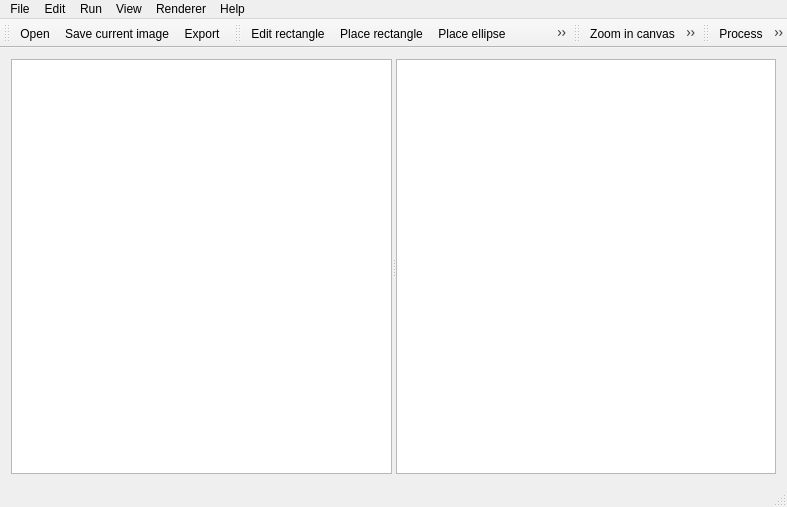
<?xml version="1.0" encoding="UTF-8"?>
<ui version="4.0">
 <class>MainWindow</class>
 <widget class="QMainWindow" name="MainWindow">
  <property name="geometry">
   <rect>
    <x>0</x>
    <y>0</y>
    <width>787</width>
    <height>507</height>
   </rect>
  </property>
  <property name="windowTitle">
   <string>MainWindow</string>
  </property>
  <widget class="QWidget" name="centralWidget">
   <layout class="QHBoxLayout" name="horizontalLayout">
    <item>
     <widget class="QSplitter" name="splitter">
      <property name="orientation">
       <enum>Qt::Horizontal</enum>
      </property>
      <widget class="GraphicsView" name="graphicsView"/>
      <widget class="QTableView" name="tableView_signal">
       <property name="maximumSize">
        <size>
         <width>600</width>
         <height>16777215</height>
        </size>
       </property>
       <property name="baseSize">
        <size>
         <width>300</width>
         <height>0</height>
        </size>
       </property>
      </widget>
     </widget>
    </item>
   </layout>
  </widget>
  <widget class="QMenuBar" name="menuBar">
   <property name="geometry">
    <rect>
     <x>0</x>
     <y>0</y>
     <width>787</width>
     <height>37</height>
    </rect>
   </property>
   <widget class="QMenu" name="menufile">
    <property name="title">
     <string>File</string>
    </property>
    <addaction name="actionopen"/>
    <addaction name="actionSave_current_image"/>
    <addaction name="actionExport"/>
    <addaction name="actionexit"/>
   </widget>
   <widget class="QMenu" name="menuview">
    <property name="title">
     <string>View</string>
    </property>
    <addaction name="actionBackground"/>
    <addaction name="actionOutline"/>
    <addaction name="separator"/>
    <addaction name="actiontransform"/>
    <addaction name="actionzoom_in_canvas"/>
    <addaction name="actionzoom_out_canvas"/>
   </widget>
   <widget class="QMenu" name="menuRender">
    <property name="title">
     <string>Renderer</string>
    </property>
    <addaction name="actionNative"/>
    <addaction name="actionOpenGL"/>
    <addaction name="actionImage"/>
    <addaction name="separator"/>
    <addaction name="actionHigh_quality"/>
   </widget>
   <widget class="QMenu" name="menuHelp">
    <property name="title">
     <string>Help</string>
    </property>
    <addaction name="actionhelp"/>
    <addaction name="separator"/>
    <addaction name="actionabout"/>
    <addaction name="actionAbout_QT"/>
   </widget>
   <widget class="QMenu" name="menuedit">
    <property name="title">
     <string>Edit</string>
    </property>
    <addaction name="actionresize_x"/>
    <addaction name="actionresize_y"/>
    <addaction name="actionresize_x_y"/>
    <addaction name="separator"/>
    <addaction name="actionplace_rectangle"/>
    <addaction name="actionPlace_ellipse"/>
    <addaction name="actionedit_rectangle"/>
    <addaction name="actionErase_rectangle"/>
   </widget>
   <widget class="QMenu" name="menuRun">
    <property name="title">
     <string>Run</string>
    </property>
    <addaction name="actionProcess"/>
    <addaction name="actionSet_Parameters"/>
    <addaction name="actionOpen_Camera"/>
    <addaction name="actionAuto_Select_Object"/>
   </widget>
   <addaction name="menufile"/>
   <addaction name="menuedit"/>
   <addaction name="menuRun"/>
   <addaction name="menuview"/>
   <addaction name="menuRender"/>
   <addaction name="menuHelp"/>
  </widget>
  <widget class="QToolBar" name="mainToolBar">
   <attribute name="toolBarArea">
    <enum>TopToolBarArea</enum>
   </attribute>
   <attribute name="toolBarBreak">
    <bool>false</bool>
   </attribute>
   <addaction name="actionopen"/>
   <addaction name="actionSave_current_image"/>
   <addaction name="actionExport"/>
  </widget>
  <widget class="QStatusBar" name="statusBar"/>
  <widget class="QToolBar" name="toolBar">
   <property name="windowTitle">
    <string>toolBar</string>
   </property>
   <attribute name="toolBarArea">
    <enum>TopToolBarArea</enum>
   </attribute>
   <attribute name="toolBarBreak">
    <bool>false</bool>
   </attribute>
   <addaction name="actionedit_rectangle"/>
   <addaction name="actionplace_rectangle"/>
   <addaction name="actionPlace_ellipse"/>
   <addaction name="actionErase_rectangle"/>
   <addaction name="separator"/>
   <addaction name="actionresize_x_y"/>
   <addaction name="actionresize_x"/>
   <addaction name="actionresize_y"/>
  </widget>
  <widget class="QToolBar" name="toolBar_2">
   <property name="windowTitle">
    <string>toolBar_2</string>
   </property>
   <attribute name="toolBarArea">
    <enum>TopToolBarArea</enum>
   </attribute>
   <attribute name="toolBarBreak">
    <bool>false</bool>
   </attribute>
   <addaction name="actionzoom_in_canvas"/>
   <addaction name="actionzoom_out_canvas"/>
  </widget>
  <widget class="QToolBar" name="toolBar_3">
   <property name="windowTitle">
    <string>toolBar_3</string>
   </property>
   <attribute name="toolBarArea">
    <enum>TopToolBarArea</enum>
   </attribute>
   <attribute name="toolBarBreak">
    <bool>false</bool>
   </attribute>
   <addaction name="actionProcess"/>
   <addaction name="actionSet_Parameters"/>
   <addaction name="actionOpen_Camera"/>
   <addaction name="actionAuto_Select_Object"/>
  </widget>
  <action name="actionopen">
   <property name="icon">
    <iconset resource="resources.qrc">
     <normaloff>:/icons/open.png</normaloff>:/icons/open.png</iconset>
   </property>
   <property name="text">
    <string>Open</string>
   </property>
   <property name="shortcut">
    <string>Ctrl+O</string>
   </property>
  </action>
  <action name="actionexit">
   <property name="icon">
    <iconset resource="resources.qrc">
     <normaloff>:/icons/exit.png</normaloff>:/icons/exit.png</iconset>
   </property>
   <property name="text">
    <string>Exit</string>
   </property>
  </action>
  <action name="actionBackground">
   <property name="checkable">
    <bool>true</bool>
   </property>
   <property name="text">
    <string>Background</string>
   </property>
  </action>
  <action name="actionOutline">
   <property name="checkable">
    <bool>true</bool>
   </property>
   <property name="text">
    <string>Outline</string>
   </property>
  </action>
  <action name="actionNative">
   <property name="checkable">
    <bool>true</bool>
   </property>
   <property name="text">
    <string>Native</string>
   </property>
  </action>
  <action name="actionOpenGL">
   <property name="checkable">
    <bool>true</bool>
   </property>
   <property name="text">
    <string>OpenGL</string>
   </property>
  </action>
  <action name="actionImage">
   <property name="checkable">
    <bool>true</bool>
   </property>
   <property name="text">
    <string>Image</string>
   </property>
  </action>
  <action name="actionHigh_quality">
   <property name="checkable">
    <bool>true</bool>
   </property>
   <property name="text">
    <string>High quality antialiasing</string>
   </property>
  </action>
  <action name="actionAbout_QT">
   <property name="text">
    <string>About QT</string>
   </property>
  </action>
  <action name="actionGray">
   <property name="text">
    <string>Gray</string>
   </property>
  </action>
  <action name="actionMono">
   <property name="text">
    <string>Mono</string>
   </property>
  </action>
  <action name="actionOriginal">
   <property name="text">
    <string>Original</string>
   </property>
  </action>
  <action name="actionCanny">
   <property name="text">
    <string>Canny</string>
   </property>
  </action>
  <action name="actionSobel">
   <property name="text">
    <string>Sobel</string>
   </property>
  </action>
  <action name="actionMono_gray">
   <property name="text">
    <string>Mono gray</string>
   </property>
  </action>
  <action name="actionbox_filter">
   <property name="text">
    <string>Box filter</string>
   </property>
  </action>
  <action name="actionBlur_filter">
   <property name="text">
    <string>Blur filter</string>
   </property>
  </action>
  <action name="actionGauss_blur_filter">
   <property name="text">
    <string>Gauss blur filter</string>
   </property>
  </action>
  <action name="actionMedian_blur_filter">
   <property name="text">
    <string>Median blur filter</string>
   </property>
  </action>
  <action name="actionBilateral_filter">
   <property name="text">
    <string>Bilateral filter</string>
   </property>
  </action>
  <action name="actionSave_current_image">
   <property name="icon">
    <iconset resource="resources.qrc">
     <normaloff>:/icons/save.svg</normaloff>:/icons/save.svg</iconset>
   </property>
   <property name="text">
    <string>Save current image</string>
   </property>
   <property name="shortcut">
    <string>Ctrl+S</string>
   </property>
  </action>
  <action name="actionExport">
   <property name="icon">
    <iconset resource="resources.qrc">
     <normaloff>:/icons/export.svg</normaloff>:/icons/export.svg</iconset>
   </property>
   <property name="text">
    <string>Export</string>
   </property>
  </action>
  <action name="actionRotate">
   <property name="text">
    <string>Rotate</string>
   </property>
  </action>
  <action name="actionresize_x">
   <property name="checkable">
    <bool>true</bool>
   </property>
   <property name="icon">
    <iconset resource="resources.qrc">
     <normaloff>:/icons/resize_x.svg</normaloff>:/icons/resize_x.svg</iconset>
   </property>
   <property name="text">
    <string>Resize x</string>
   </property>
   <property name="shortcut">
    <string>Meta+X</string>
   </property>
  </action>
  <action name="actionresize_y">
   <property name="checkable">
    <bool>true</bool>
   </property>
   <property name="icon">
    <iconset resource="resources.qrc">
     <normaloff>:/icons/resize_y.svg</normaloff>:/icons/resize_y.svg</iconset>
   </property>
   <property name="text">
    <string>Resize y</string>
   </property>
   <property name="shortcut">
    <string>Meta+Y</string>
   </property>
  </action>
  <action name="actionresize_x_y">
   <property name="checkable">
    <bool>true</bool>
   </property>
   <property name="icon">
    <iconset resource="resources.qrc">
     <normaloff>:/icons/resize_xy.svg</normaloff>:/icons/resize_xy.svg</iconset>
   </property>
   <property name="text">
    <string>Resize x and y</string>
   </property>
   <property name="shortcut">
    <string>Meta+Z</string>
   </property>
  </action>
  <action name="actionplace_rectangle">
   <property name="checkable">
    <bool>true</bool>
   </property>
   <property name="icon">
    <iconset resource="resources.qrc">
     <normaloff>:/icons/place_rect.svg</normaloff>:/icons/place_rect.svg</iconset>
   </property>
   <property name="text">
    <string>Place rectangle</string>
   </property>
   <property name="shortcut">
    <string>P</string>
   </property>
  </action>
  <action name="actionedit_rectangle">
   <property name="checkable">
    <bool>true</bool>
   </property>
   <property name="icon">
    <iconset resource="resources.qrc">
     <normaloff>:/icons/edit_move.svg</normaloff>:/icons/edit_move.svg</iconset>
   </property>
   <property name="text">
    <string>Edit rectangle</string>
   </property>
   <property name="shortcut">
    <string>E</string>
   </property>
  </action>
  <action name="actionzoom_in_canvas">
   <property name="icon">
    <iconset resource="resources.qrc">
     <normaloff>:/icons/zoom_in.svg</normaloff>:/icons/zoom_in.svg</iconset>
   </property>
   <property name="text">
    <string>Zoom in canvas</string>
   </property>
   <property name="shortcut">
    <string>+</string>
   </property>
  </action>
  <action name="actionzoom_out_canvas">
   <property name="icon">
    <iconset resource="resources.qrc">
     <normaloff>:/icons/zoom_out.svg</normaloff>:/icons/zoom_out.svg</iconset>
   </property>
   <property name="text">
    <string>Zoom out canvas</string>
   </property>
   <property name="shortcut">
    <string>-</string>
   </property>
  </action>
  <action name="actionabout">
   <property name="text">
    <string>About</string>
   </property>
  </action>
  <action name="actionhelp">
   <property name="text">
    <string>Help</string>
   </property>
  </action>
  <action name="actionErase_rectangle">
   <property name="checkable">
    <bool>true</bool>
   </property>
   <property name="icon">
    <iconset resource="resources.qrc">
     <normaloff>:/icons/eraser.svg</normaloff>:/icons/eraser.svg</iconset>
   </property>
   <property name="text">
    <string>Erase rectangle</string>
   </property>
  </action>
  <action name="actionPlace_ellipse">
   <property name="checkable">
    <bool>true</bool>
   </property>
   <property name="icon">
    <iconset resource="resources.qrc">
     <normaloff>:/icons/ellipse.svg</normaloff>:/icons/ellipse.svg</iconset>
   </property>
   <property name="text">
    <string>Place ellipse</string>
   </property>
  </action>
  <action name="actionProcess">
   <property name="icon">
    <iconset resource="resources.qrc">
     <normaloff>:/icons/gears.svg</normaloff>:/icons/gears.svg</iconset>
   </property>
   <property name="text">
    <string>Process</string>
   </property>
  </action>
  <action name="actionSet_Parameters">
   <property name="checkable">
    <bool>true</bool>
   </property>
   <property name="icon">
    <iconset resource="resources.qrc">
     <normaloff>:/icons/adjust.svg</normaloff>:/icons/adjust.svg</iconset>
   </property>
   <property name="text">
    <string>Set Parameters</string>
   </property>
   <property name="toolTip">
    <string>Set Parameters</string>
   </property>
  </action>
  <action name="actionOpen_Camera">
   <property name="checkable">
    <bool>true</bool>
   </property>
   <property name="icon">
    <iconset resource="resources.qrc">
     <normaloff>:/icons/camera.svg</normaloff>:/icons/camera.svg</iconset>
   </property>
   <property name="text">
    <string>Open Camera</string>
   </property>
  </action>
  <action name="actiontransform">
   <property name="checkable">
    <bool>true</bool>
   </property>
   <property name="text">
    <string>transform</string>
   </property>
  </action>
  <action name="actionAuto_Select_Object">
   <property name="checkable">
    <bool>true</bool>
   </property>
   <property name="icon">
    <iconset resource="resources.qrc">
     <normaloff>:/icons/obj_select.svg</normaloff>:/icons/obj_select.svg</iconset>
   </property>
   <property name="text">
    <string>Auto Select Object</string>
   </property>
  </action>
 </widget>
 <layoutdefault spacing="6" margin="11"/>
 <customwidgets>
  <customwidget>
   <class>GraphicsView</class>
   <extends>QGraphicsView</extends>
   <header>GraphicsView.h</header>
  </customwidget>
 </customwidgets>
 <resources>
  <include location="resources.qrc"/>
 </resources>
 <connections/>
</ui>
